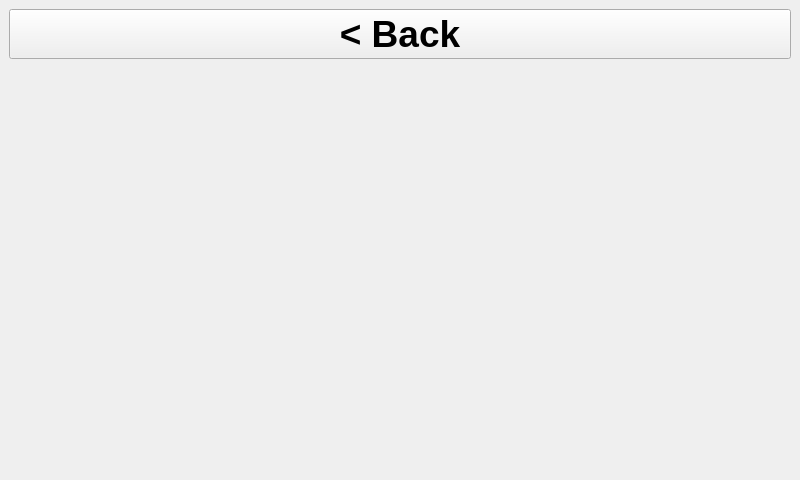
<?xml version="1.0" encoding="UTF-8"?>
<ui version="4.0">
 <class>NewsWindow</class>
 <widget class="QMainWindow" name="NewsWindow">
  <property name="geometry">
   <rect>
    <x>0</x>
    <y>0</y>
    <width>800</width>
    <height>480</height>
   </rect>
  </property>
  <property name="sizePolicy">
   <sizepolicy hsizetype="Fixed" vsizetype="Fixed">
    <horstretch>0</horstretch>
    <verstretch>0</verstretch>
   </sizepolicy>
  </property>
  <property name="minimumSize">
   <size>
    <width>800</width>
    <height>480</height>
   </size>
  </property>
  <property name="maximumSize">
   <size>
    <width>800</width>
    <height>480</height>
   </size>
  </property>
  <property name="cursor">
   <cursorShape>ArrowCursor</cursorShape>
  </property>
  <property name="windowTitle">
   <string>News</string>
  </property>
  <property name="styleSheet">
   <string notr="true"/>
  </property>
  <widget class="QWidget" name="centralwidget">
   <layout class="QVBoxLayout" name="verticalLayout_2">
    <item>
     <layout class="QHBoxLayout" name="horizontalLayout">
      <item>
       <widget class="QPushButton" name="button_back">
        <property name="maximumSize">
         <size>
          <width>5000</width>
          <height>300</height>
         </size>
        </property>
        <property name="font">
         <font>
          <pointsize>28</pointsize>
          <bold>true</bold>
         </font>
        </property>
        <property name="text">
         <string>&lt; Back</string>
        </property>
        <property name="cssClass" stdset="0">
         <string>btn-inverted</string>
        </property>
       </widget>
      </item>
     </layout>
    </item>
    <item>
     <widget class="QScrollArea" name="scroll_area">
      <property name="frameShape">
       <enum>QFrame::NoFrame</enum>
      </property>
      <property name="frameShadow">
       <enum>QFrame::Plain</enum>
      </property>
      <property name="lineWidth">
       <number>1</number>
      </property>
      <property name="widgetResizable">
       <bool>true</bool>
      </property>
      <widget class="QWidget" name="scrollAreaWidgetContents_2">
       <property name="geometry">
        <rect>
         <x>0</x>
         <y>0</y>
         <width>782</width>
         <height>397</height>
        </rect>
       </property>
       <layout class="QVBoxLayout" name="verticalLayout_5">
        <property name="leftMargin">
         <number>0</number>
        </property>
        <property name="topMargin">
         <number>0</number>
        </property>
        <property name="rightMargin">
         <number>0</number>
        </property>
        <property name="bottomMargin">
         <number>0</number>
        </property>
        <item>
         <layout class="QVBoxLayout" name="data_container">
          <property name="spacing">
           <number>6</number>
          </property>
          <property name="leftMargin">
           <number>9</number>
          </property>
          <property name="topMargin">
           <number>3</number>
          </property>
          <property name="rightMargin">
           <number>6</number>
          </property>
          <property name="bottomMargin">
           <number>15</number>
          </property>
         </layout>
        </item>
       </layout>
      </widget>
     </widget>
    </item>
   </layout>
  </widget>
 </widget>
 <resources/>
 <connections/>
</ui>
